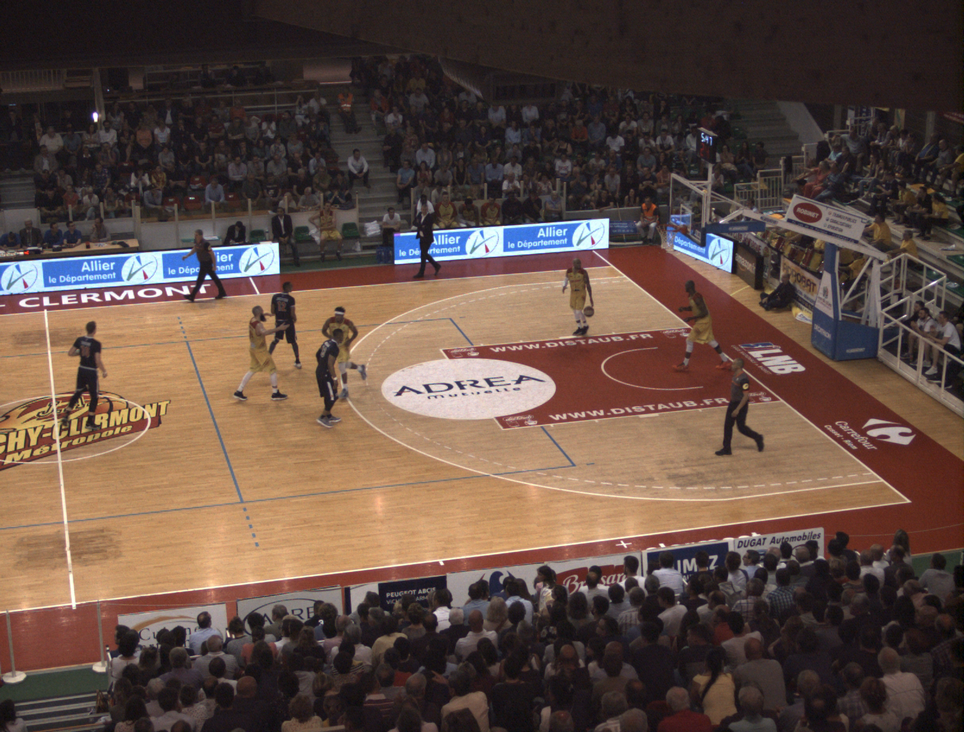
#> input picture court-vision-project/assets/test_image.png, 964 x 732 px, shrunk from 1624 x 1234 before the run, found by its file name
$ jupyter execute baseline-detection.ipynb
#> lines starting #> are read from the running program, lines starting #| are printed output that depends on the picture; after the words box and inside, x2 and y2 are one past the last pixel; in counts of white or black regions, pixels touching at a corner belong together
# Baseline Detection

[cell 1]
# Imports
import cv2
import matplotlib.pyplot as plt
import numpy as np
import math

## Detect Basketball Court Delimitations

### 1. Convert the Image to Grayscale

[cell 2]
# Constants
IMAGE_PATH = '../test_image.png'

[cell 3]
# Load the basketball court image
image = cv2.imread(IMAGE_PATH)
#> image is the input picture: shape (732, 964, 3); mean B, G, R 67.4, 76.8, 97.1

# Convert to grayscale
gray = cv2.cvtColor(image, cv2.COLOR_BGR2GRAY)
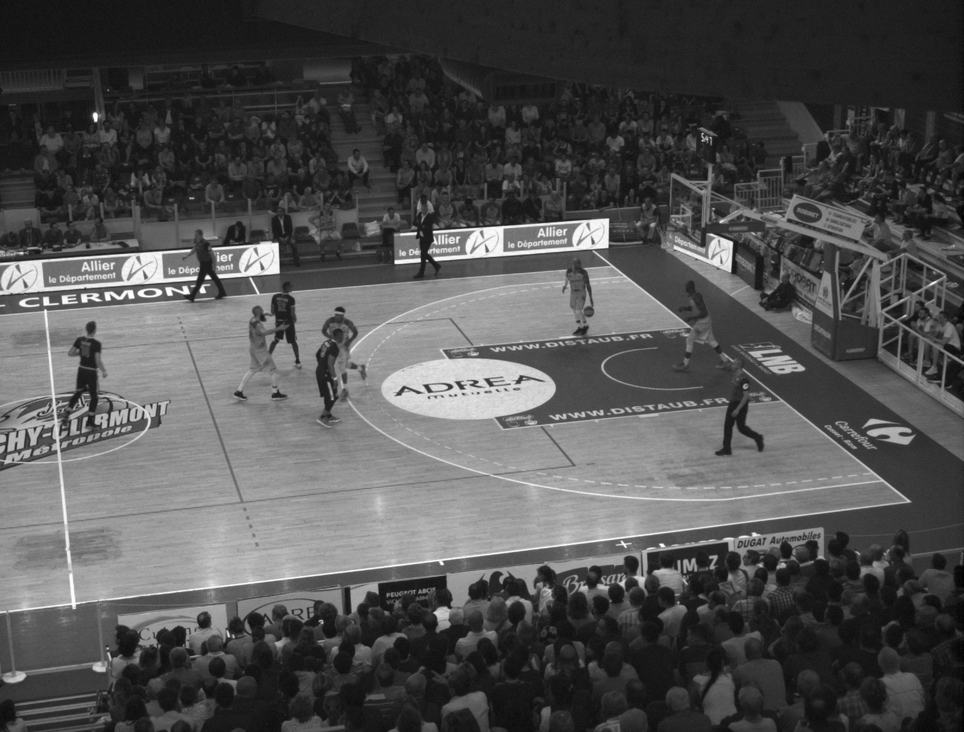
#> gray: shape (732, 964); min 1, max 255, mean 81.8

# Display the grayscale image
plt.figure(figsize=(12, 8))
plt.imshow(gray, cmap='gray')
plt.axis('off')
plt.title('Grayscale Image')
plt.show()

### 2. Apply Edge Detection (Canny Algorithm)

[cell 4]
edges = cv2.Canny(gray, threshold1=50, threshold2=150)
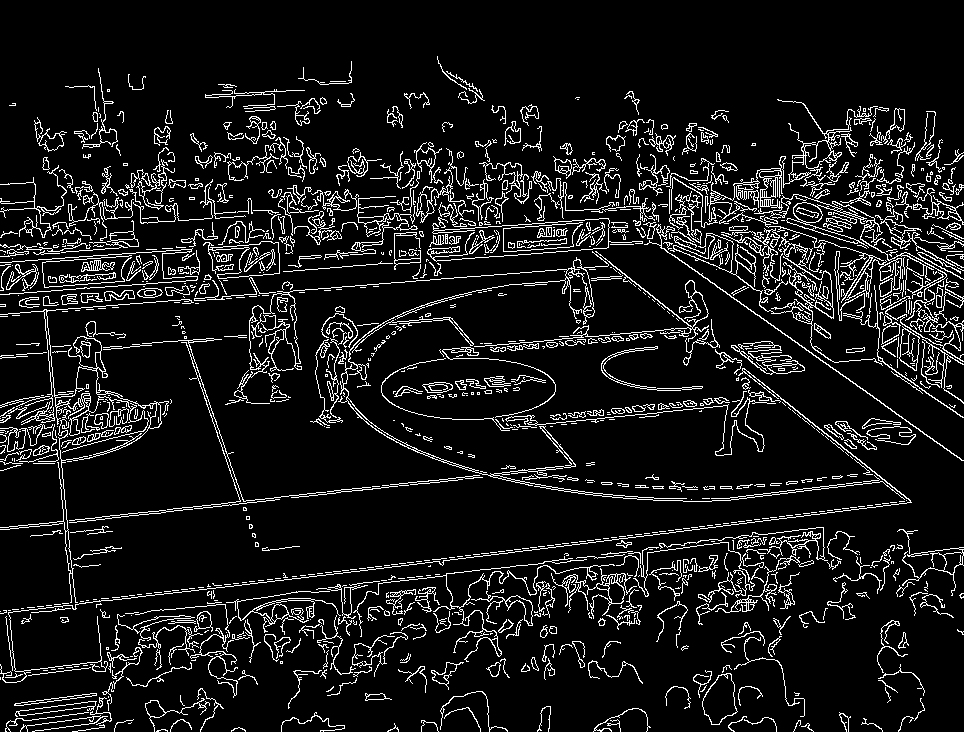
#> edges: shape (732, 964); 9.6% white in thin lines or dots

edges_rgb = cv2.cvtColor(edges, cv2.COLOR_BGR2RGB)
#> edges_rgb: shape (732, 964, 3); 9.6% white in thin lines or dots

plt.figure(figsize=(12, 8))
plt.imshow(edges_rgb)
plt.axis('off')
plt.title('Edges Image')
plt.show()

### 3. Detect Court Lines Using Hough Transform

[cell 5]
# Apply Hough Line Transform
lines = cv2.HoughLinesP(edges, rho=1, theta=np.pi/180, threshold=100, minLineLength=50, maxLineGap=5)
#> lines = 105 rows, first 6: [281, 580, 722, 526], [219, 585, 880, 504], [336, 492, 481, 477], [111, 286, 179, 281], [434, 230, 608, 218], [141, 223, 231, 217]

# Draw detected lines on the original image
output = image.copy()
for line in lines:
    x1, y1, x2, y2 = line[0]
    cv2.line(output, (x1, y1), (x2, y2), (0, 255, 0), 2)  # Green lines
#> this loop made 105 passes
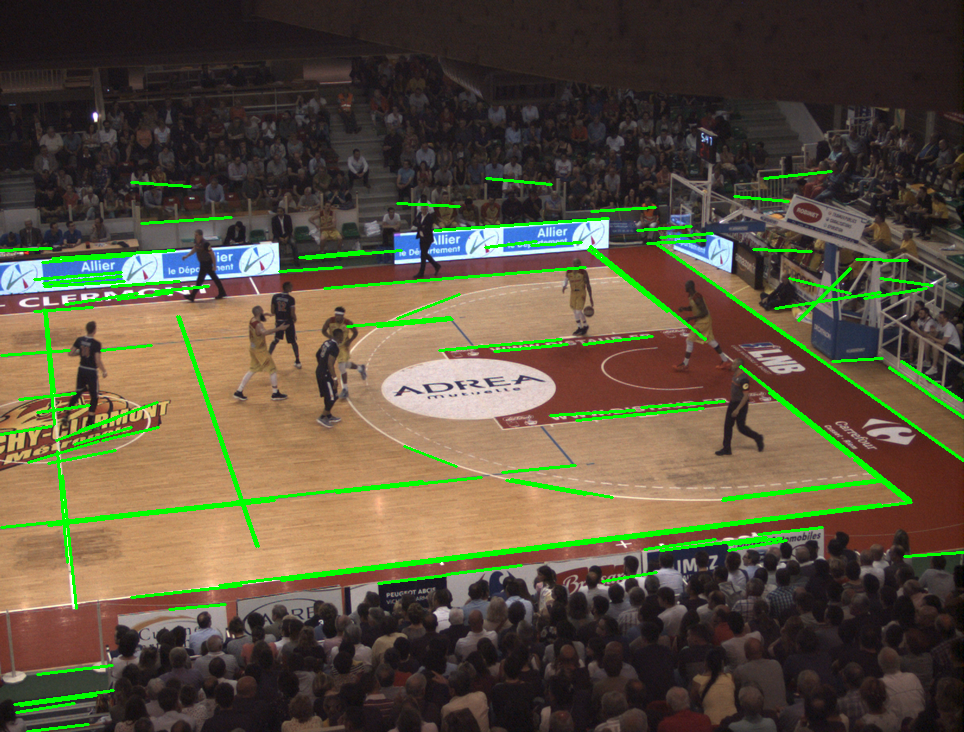
#> output: shape (732, 964, 3); 4.16% of pixels changed, all inside (x1, y1, x2, y2) = (0, 170, 964, 732)

# Display the image with detected court lines
plt.figure(figsize=(12, 8))
plt.imshow(output)
plt.axis('off')
plt.title('Detected Court Lines Image')
plt.show()

### 4. Identify Court Delimitations

[cell 6]
def filter_lines(lines, angle_threshold=10, min_length=50):
#> called with lines = array of shape (105, 1, 4), angle_threshold = 10, min_length = 50
    filtered_lines = []

    for line in lines:
        x1, y1, x2, y2 = line[0]
        angle = math.degrees(math.atan2(y2 - y1, x2 - x1))
        length = math.sqrt((x2 - x1) ** 2 + (y2 - y1) ** 2)
        if length > min_length and (abs(angle) < angle_threshold or abs(angle - 90) < angle_threshold):
            filtered_lines.append(line)
#> this loop made 105 passes
#> (x1, y1, x2, y2, angle, length) on passes 1 to 8: (281, 580, 722, 526, -6.98, 444.3), (219, 585, 880, 504, -6.99, 665.9), (336, 492, 481, 477, -5.91, 145.8), (111, 286, 179, 281, -4.21, 68.18), (434, 230, 608, 218, -3.95, 174.4), (141, 223, 231, 217, -3.81, 90.2), (44, 286, 124, 281, -3.58, 80.16), (347, 326, 450, 317, -4.99, 103.4)
    return filtered_lines


def group_lines(lines, distance_threshold=20, angle_threshold=10):
#> called with distance_threshold = 20, angle_threshold = 10
    groups = []
    for line in lines:
        x1, y1, x2, y2 = line[0]
        angle = math.degrees(math.atan2(y2 - y1, x2 - x1))
        added = False
        for group in groups:
            gx1, gy1, gx2, gy2 = group[0][0]
            gangle = math.degrees(math.atan2(gy2 - gy1, gx2 - gx1))
            if abs(angle - gangle) < angle_threshold:
                group.append(line)
                added = True
                break
        if not added:
            groups.append([line])
#> this loop made 81 passes
    return groups


# Filter and group lines
filtered_lines = filter_lines(lines)
grouped_lines = group_lines(filtered_lines)

# Draw grouped lines on the original image
output = image.copy()
for group in grouped_lines:
    for line in group:
        x1, y1, x2, y2 = line[0]
        cv2.line(output, (x1, y1), (x2, y2), (0, 255, 0), 2)  # Green lines
#> this loop made 3 passes
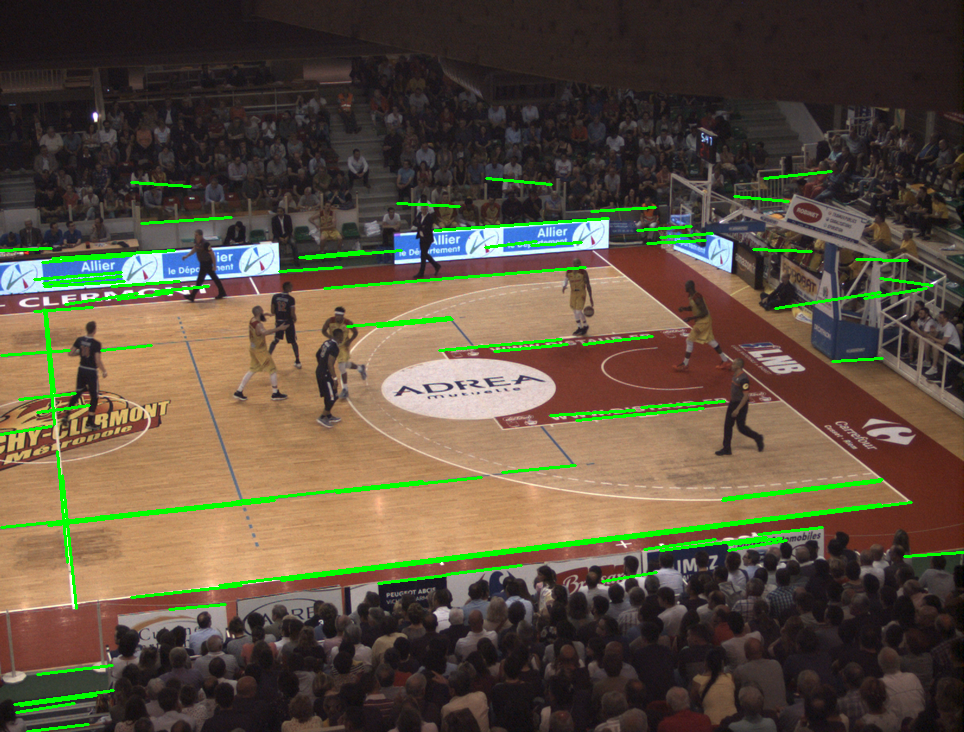
#> output: shape (732, 964, 3); 3.14% of pixels changed, all inside (x1, y1, x2, y2) = (0, 170, 964, 732)

# Display the image with detected court delimitations
plt.figure(figsize=(12, 8))
plt.imshow(output)
plt.axis('off')
plt.title('Detected Court Delimitations')
plt.show()

$ run again, with court-vision-project/assets/extract-1_first_frame.png copied over court-vision-project/assets/test_image.png
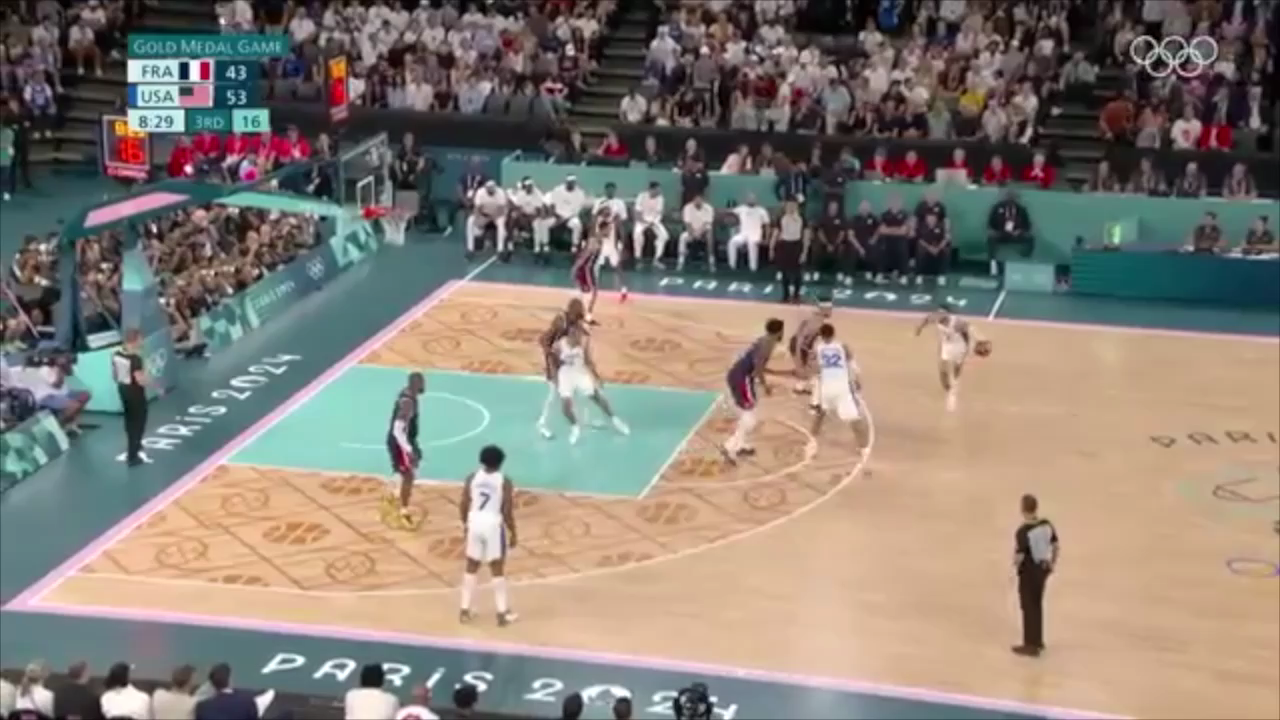
#> input picture court-vision-project/assets/extract-1_first_frame.png, 1280 x 720 px, found by its file name
#> image is the input picture: shape (720, 1280, 3); mean B, G, R 117.9, 127.1, 135.8
#> `edges = cv2.Canny(gray, threshold1=50, threshold2=150)`:
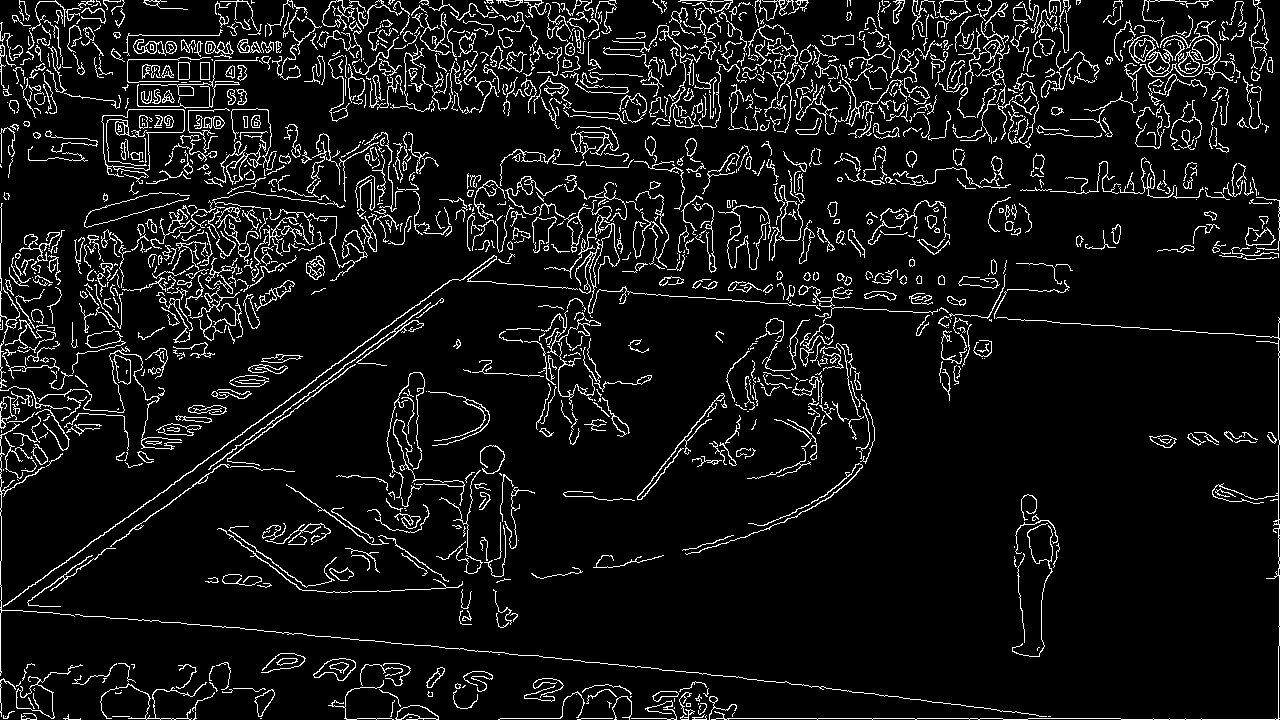
#> edges: shape (720, 1280); 7.8% white in thin lines or dots
#> edges_rgb: shape (720, 1280, 3); 7.8% white in thin lines or dots
#> lines = 54 rows, first 6: [716, 718, 1002, 718], [1115, 326, 1165, 329], [1, 607, 124, 518], [1278, 575, 1278, 317], [524, 285, 614, 291], [352, 366, 442, 298]
#> the loop `for line in lines:` made 54 passes
#> the loop in filter_lines, `for line in lines:` made 54 passes
#> (x1, y1, x2, y2, angle, length) on passes 1 to 8: (716, 718, 1002, 718, 0, 286), (1115, 326, 1165, 329, 3.43, 50.09), (1, 607, 124, 518, -35.89, 151.8), (1278, 575, 1278, 317, -90, 258), (524, 285, 614, 291, 3.81, 90.2), (352, 366, 442, 298, -37.07, 112.8), (0, 702, 0, 607, -90, 95), (350, 362, 430, 302, -36.87, 100)
#> after the loop in filter_lines, `for line in lines:`: filtered_lines = 32 items, first 6: [[716, 718, 1002, 718]], [[1115, 326, 1165, 329]], [[524, 285, 614, 291]], [[1121, 719, 1278, 719]], [[154, 42, 232, 53]], [[755, 1, 807, 1]]
#> the loop in group_lines, `for line in lines:` made 32 passes
#> (x1, y1, x2, y2, angle) on passes 1 to 8: (716, 718, 1002, 718, 0), (1115, 326, 1165, 329, 3.43), (524, 285, 614, 291, 3.81), (1121, 719, 1278, 719, 0), (154, 42, 232, 53, 8.03), (755, 1, 807, 1, 0), (780, 303, 830, 306, 3.43), (1143, 54, 1201, 56, 1.97)
#> the loop `for group in grouped_lines:` made 1 pass
#> after the loop `for group in grouped_lines:`:
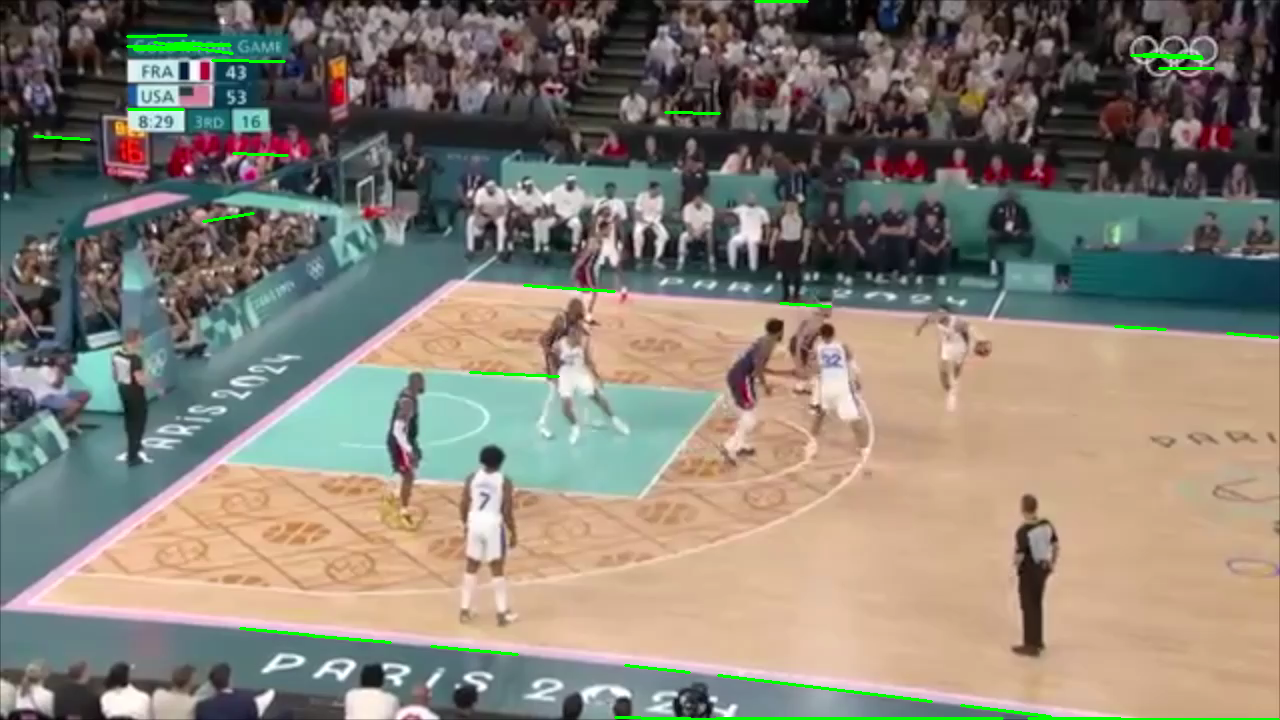
#> output: shape (720, 1280, 3); 0.78% of pixels changed, all inside (x1, y1, x2, y2) = (33, 0, 1280, 720)

$ run again, with court-vision-project/assets/first_frame.png copied over court-vision-project/assets/test_image.png
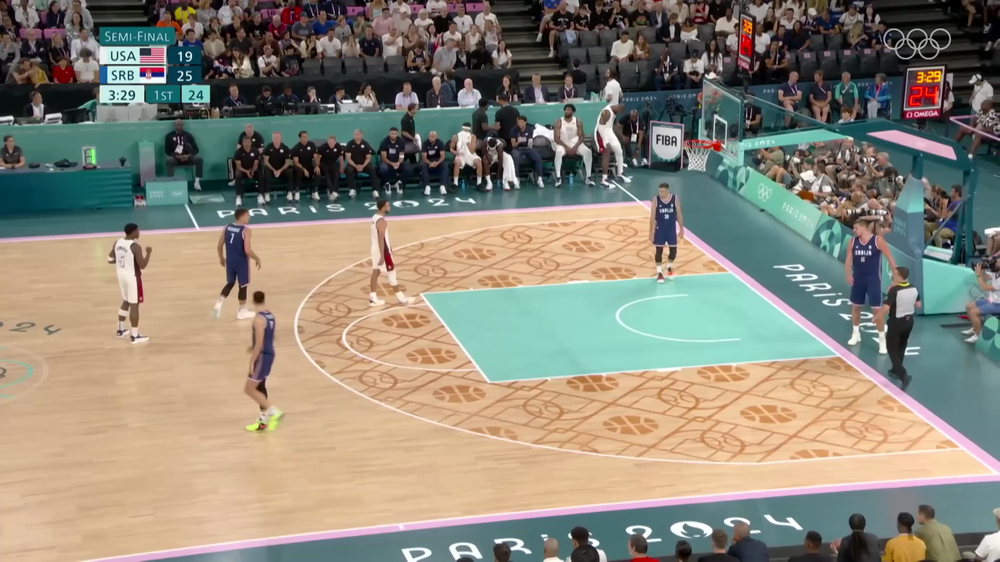
#> input picture court-vision-project/assets/first_frame.png, 1000 x 562 px, shrunk from 1920 x 1080 before the run, found by its file name
#> image is the input picture: shape (562, 1000, 3); mean B, G, R 121, 135.2, 140.5
#> `edges = cv2.Canny(gray, threshold1=50, threshold2=150)`:
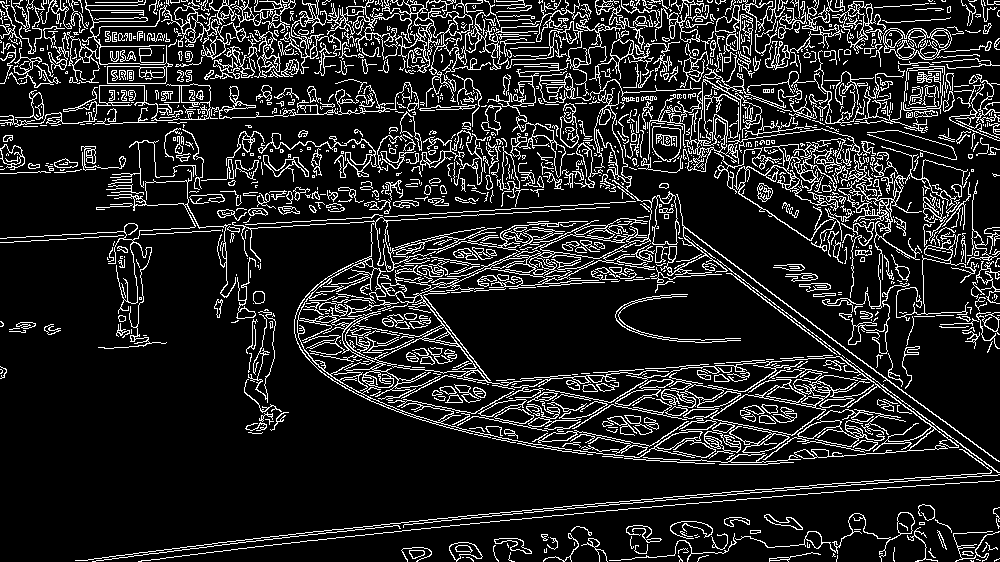
#> edges: shape (562, 1000); 13.9% white in thin lines or dots
#> edges_rgb: shape (562, 1000, 3); 13.9% white in thin lines or dots
#> lines = 123 rows, first 6: [524, 512, 768, 491], [753, 288, 999, 474], [676, 220, 963, 436], [419, 294, 581, 283], [724, 52, 807, 49], [441, 526, 542, 517]
#> the loop `for line in lines:` made 123 passes
#> the loop in filter_lines, `for line in lines:` made 123 passes
#> (x1, y1, x2, y2, angle, length) on passes 1 to 8: (524, 512, 768, 491, -4.92, 244.9), (753, 288, 999, 474, 37.09, 308.4), (676, 220, 963, 436, 36.97, 359.2), (419, 294, 581, 283, -3.88, 162.4), (724, 52, 807, 49, -2.07, 83.05), (441, 526, 542, 517, -5.09, 101.4), (457, 29, 539, 26, -2.1, 82.05), (238, 40, 293, 39, -1.04, 55.01)
#> the loop in group_lines, `for line in lines:` made 86 passes
#> line on passes 1 to 8: [[524, 512, 768, 491]], [[419, 294, 581, 283]], [[724, 52, 807, 49]], [[441, 526, 542, 517]], [[457, 29, 539, 26]], [[238, 40, 293, 39]], [[134, 230, 227, 225]], [[97, 46, 170, 45]]
#> the loop `for group in grouped_lines:` made 2 passes
#> after the loop `for group in grouped_lines:`:
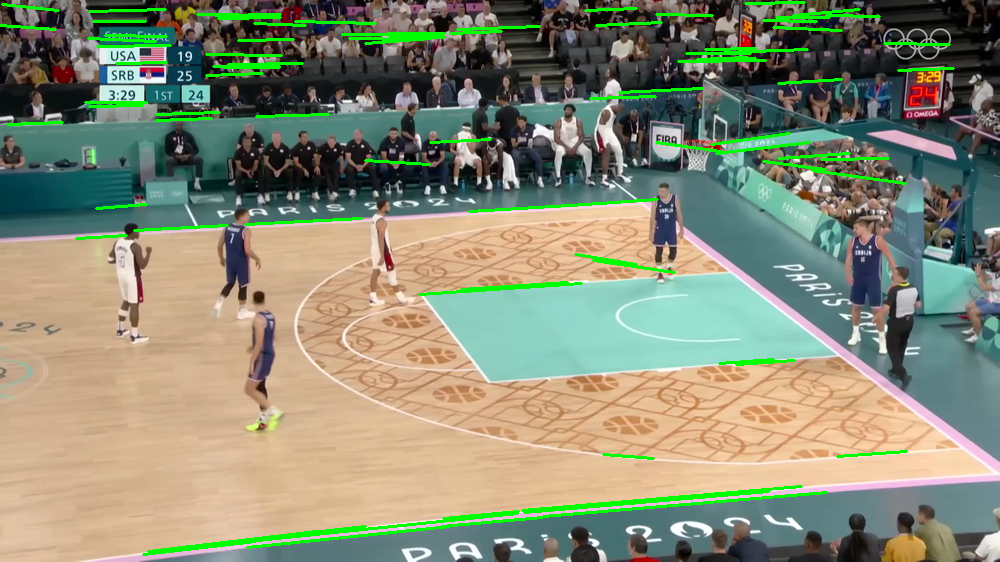
#> output: shape (562, 1000, 3); 3.49% of pixels changed, all inside (x1, y1, x2, y2) = (0, 1, 955, 556)
